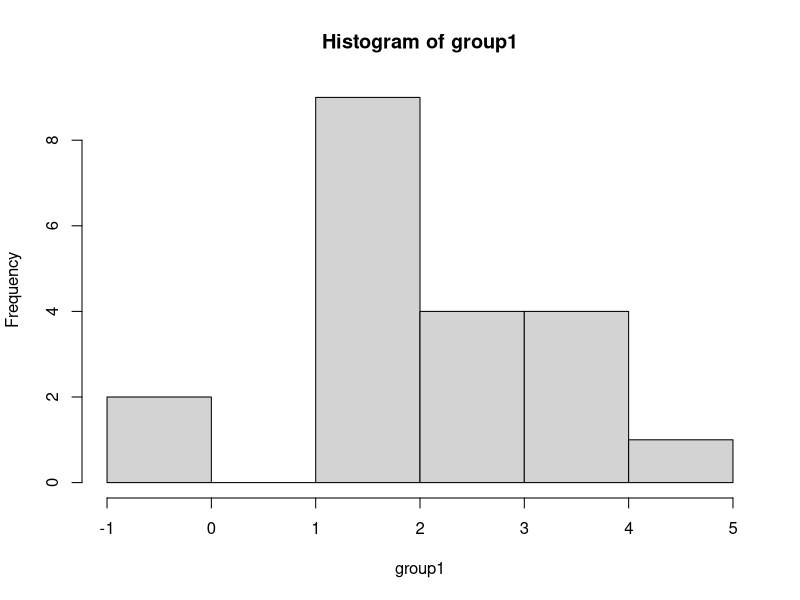
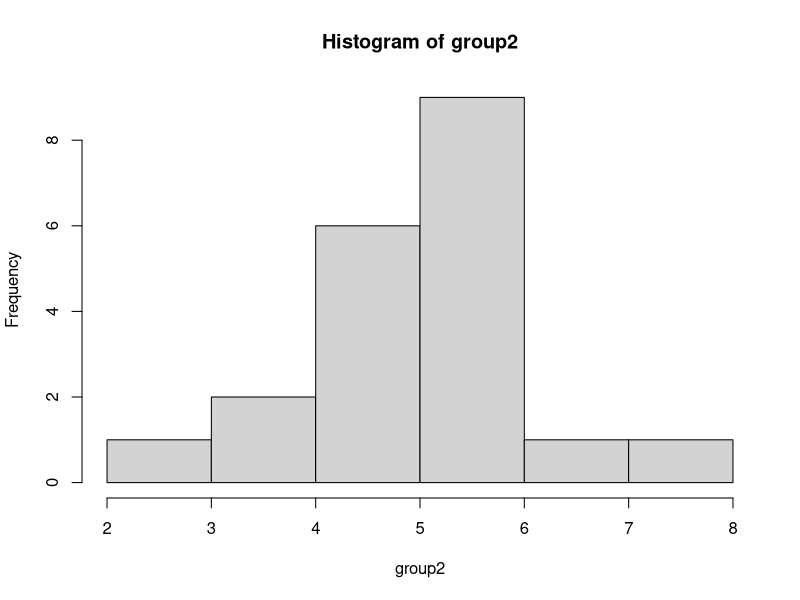
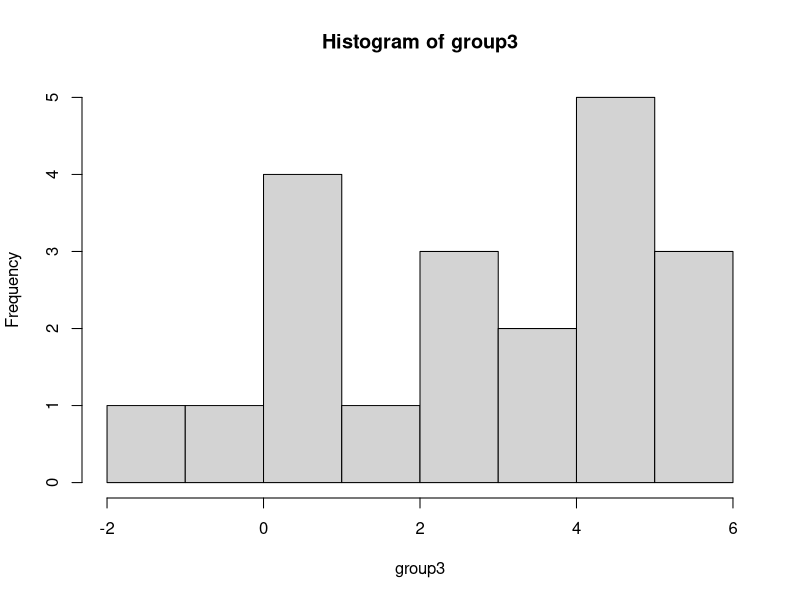
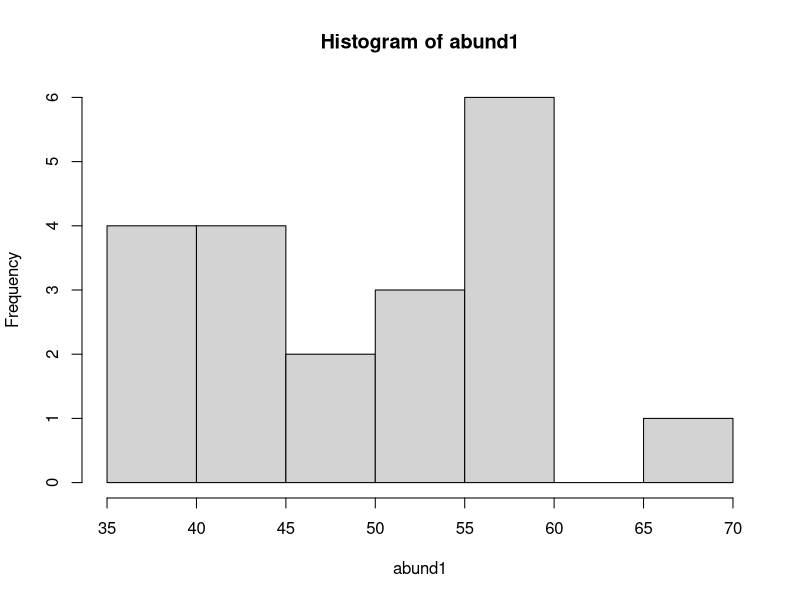
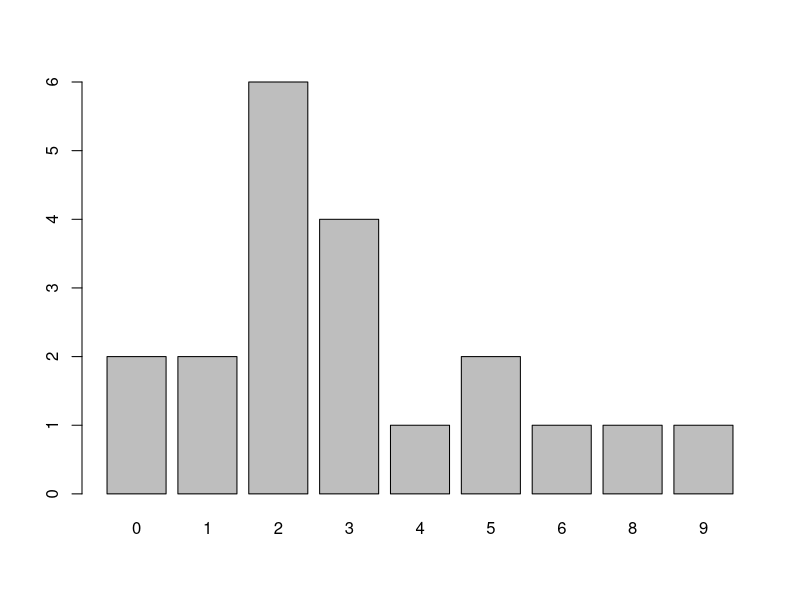
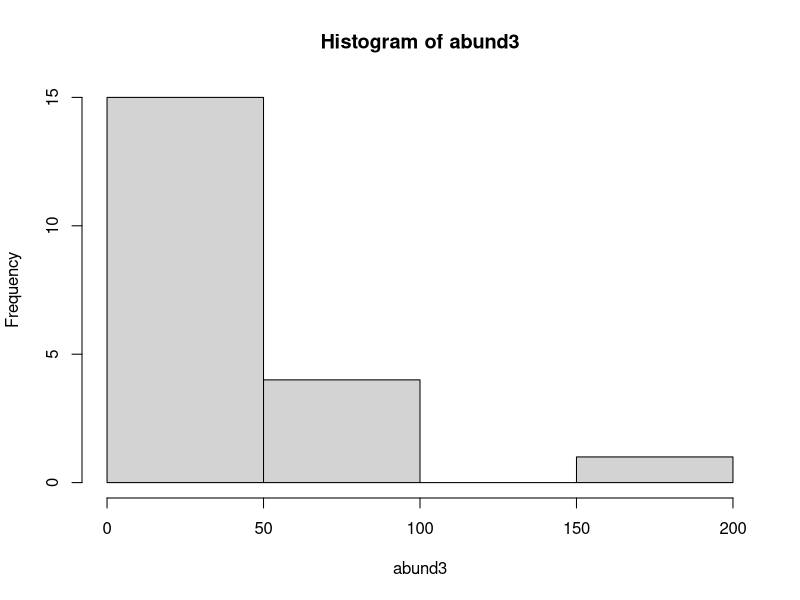

The R source for these figures, in order:
install.packages('boot')
library(boot)
#why simulate data?
#Saves time: write parts of code before you have data
#Baseline for comparisons: check assumptions in your data 
#Test new stats techniques 
#
#Part 1: Normally distributed data ---------------
#Start with groups of data 
#for t-tests or ANOVA
#
#
#Simulate groups wiht 20 observations
group1 <- rnorm(n = 20, mean = 2, sd  = 1)
hist(group1)

#change some parameters
group2 <-  rnorm(n = 20, mean = 5, sd = 1)
group3 <- rnorm(n = 20, mean = 2, sd = 3)

hist(group2)
hist(group3)



#simulate data for linear regeression
#Two continuous normal variables 
# Start simple: assume an intercept of 0
# Call the slope beta1
# x is the predictor variable

# start with a constant slope
beta1 <- 1

#predicotr variable is normally distributed
x <- rnorm(n = 20)

#linear model
y <- beta1*x
y == x #testing y=x, true

#play with different sloptes
beta1 <- 1.5
y <- beta1*x


#add an intercept
beta0 <- 2
y <- beta0 + beta1*x

#adding covariate from a different distribution 




#Part 2: Abundance/count data ####
#Option 1: data are normal-ish
#use round() to remove decimals 
abund1 <- round(rnorm(n = 20, mean = 50, sd = 10))
hist(abund1)


#option 2: Poisson distribution 
abund2 <- rpois(n = 20, lambda = 3) #lambda is similar to the mean for poisson distribution, always has to be positive
barplot(table(abund2))#table is going to count each time number appears to tally up occurrences 


#Sometimes the environemtn affects coutns
#To account for taht, first create our lambdas (means)
#tehn use lambdas to get counts


#use a regression to get intial values
pre.lambda <- beta0 + beta1*x
#inverse log make lambdas positive
lambda <- exp(pre.lambda) #exp is inverse log

#use created lambdas to get coutns
abund3 <- rpois(n = 20, lambda =lambda)
hist(abund3)



#Part 3: Occupancy, presence/absence data ####
#Option 1: get probability from beta distribution
probs <- rbeta(n = 20, shape = 1, shape2 =1)
occ1 <- rbinom(n = 20, size = 1, prob = probs)
print(occ1)


#Option 2: occupancy with a covariate, similar to above expcet we are genrating probs, not lambdas
pre.probs <- beta0 + beta1*x #regression from earlier
#convert to 0-1 scale
psi <- inv.logit(pre.probs)#puts numbers on 0-1 scale


#create new occupancy data:
occ2 <- rbinom(n = 20, size = 1, prob = psi)
print(occ2)
